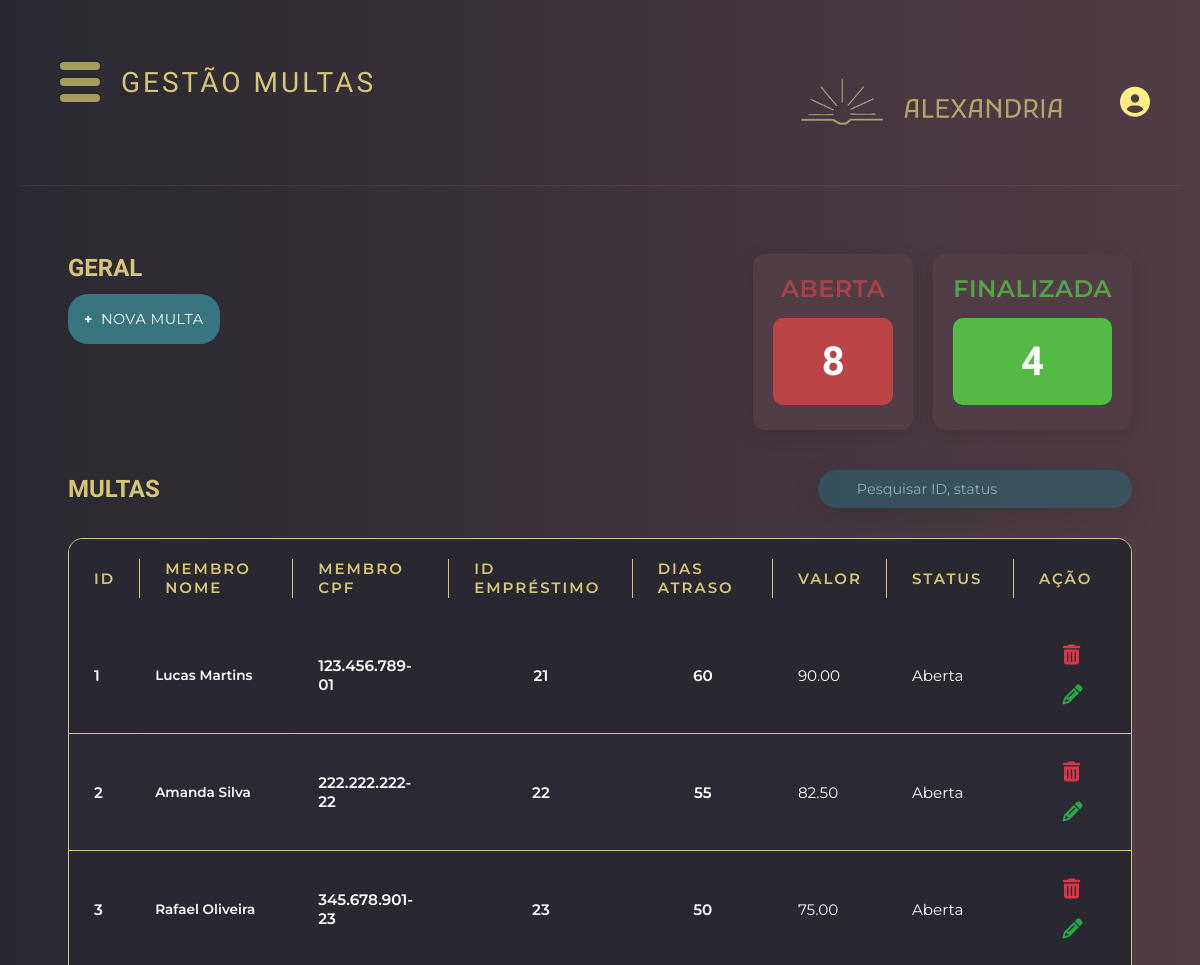
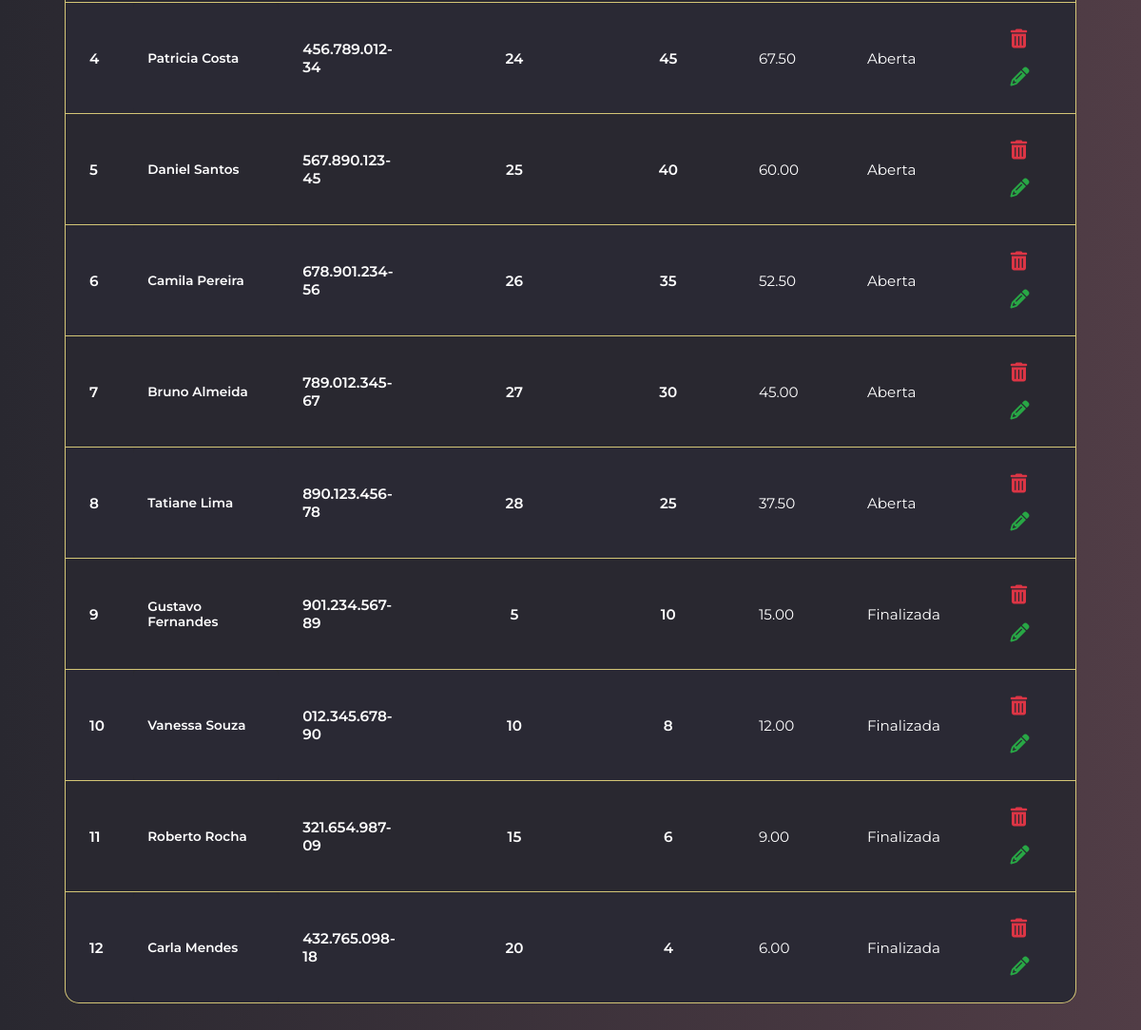
The page /template/gestao/multa-gestao.php (signed in) on the database its author committed (2 pictures, top to bottom).
### tables this page shows
CREATE TABLE MULTA ( 
 pk_mul INT PRIMARY KEY auto_increment,
 mul_valor DECIMAL(10,2),
 mul_qtdDias INT,
 mul_status ENUM('Aberta', 'Finalizada'),
 fk_mem INT not null,
 fk_emp INT not null,
 FOREIGN KEY(fk_mem) references MEMBRO(pk_mem) on delete restrict on update cascade,
 FOREIGN KEY(fk_emp) references EMPRESTIMO(pk_emp) on delete restrict on update cascade
);

CREATE TABLE MEMBRO (
 pk_mem INT PRIMARY KEY auto_increment,
 mem_nome VARCHAR(250) not null,
 mem_cpf VARCHAR(14) unique not null,
 mem_senha VARCHAR(250) not null,
 mem_email VARCHAR(250),
 mem_telefone VARCHAR(16),
 mem_dataCriacao TIMESTAMP DEFAULT CURRENT_TIMESTAMP,
 mem_status ENUM('Ativo', 'Suspenso')
 );

### geral.php (called while the page is built, shortened)
<?php
function conectaBd() {
    $conexao = conectarBanco();
    return $conexao;
}
function listar($tabela) {
    $conexao = conectaBd();
    $stmt = $conexao->prepare("SELECT * FROM $tabela");
    $stmt->execute();
    $variavel = $stmt->fetchAll();
    return $variavel;
}
function contarTotalCondicional($tabela, $condicao) {
    $conexao = conectaBd();
    $stmt = $conexao->prepare("SELECT COUNT(*) AS total FROM $tabela WHERE $condicao");
    $stmt->execute();
    $variavel = $stmt->fetch(PDO::FETCH_ASSOC);
    return $variavel;
}
function selecionarPorId($tabela, $id, $chavePrimaria) {
    $conexao = conectaBd();
    $stmt = $conexao-> prepare("SELECT * FROM $tabela WHERE $chavePrimaria = :id");
    $stmt-> bindParam(":id", $id, PDO::PARAM_INT);
    $stmt-> execute();
    $variavel = $stmt-> fetch(PDO::FETCH_ASSOC);
    return $variavel;
}
?>

### template/gestao/multa-gestao.php (the view, shortened to what this page needs)
<?php
require_once "../../geral.php";
$qtdMultaAberta = contarTotalCondicional('multa', "mul_status = 'Aberta'");
$qtdMultaFinalizada = contarTotalCondicional('multa', "mul_status = 'Finalizada'");
include '../header.php';
?>
<main class="main-content">
    <div class="top-section">
        <div class="actions-section">
            <h2>GERAL</h2>
            <button class="action-btn" onclick="abrePopup('popupCadastroMulta')"><span class="plus-icon">+</span>NOVA MULTA</button>
        </div>
        <div class="stats-section">
            <div class="stat-card">
                <div class="stat-title stat-title-atrasado">ABERTA</div>
                <div class="stat-number stat-number-atrasado"><?= $qtdMultaAberta['total'] ?></div>
            </div>
            <div class="stat-card">
                <div class="stat-title stat-title-no-prazo">FINALIZADA</div>
                <div class="stat-number stat-number-no-prazo"><?= $qtdMultaFinalizada['total'] ?></div>
            </div>
        </div>
    </div>
    <div class="search-section">
        <h2>MULTAS</h2>
        <div class='search-section__barra'>
            <input type="text" class="search-input" id="pesquisaInput" size="26";
                   placeholder="Pesquisar ID, status" oninput="pesquisarDadoTabela('multa')">
        </div>
    </div>
    <div class='titleliv'>
        <div class="tabela" id="container-tabela">
            <div class="tisch">
                <?php include 'tabelas.php'; ?>
            </div>
        </div>
    </div>
</main>
</body>
</html>

### template/gestao/tabelas.php (shortened to what this page needs)
<?php
require_once "../../geral.php";
$tabela = $_GET['tabela'] ?? $_SESSION['tabela'] ?? null;
$termoBusca = $_GET['termo'] ?? '';
$mensagem = !empty($termoBusca)
    ? "Não foi possível encontrar $tabela para a pesquisa \"" . htmlspecialchars($termoBusca) . "\""
    : "Não foi possível encontrar $tabela";
switch($tabela) {
    case 'multa':
        $dados = !empty($termoBusca)
            ? retornoPesquisa($termoBusca, $tabela, 'pk_mul', 'mul_status', '')
            : listar('multa');
        break;
}
?>
<?php if($tabela === 'membro'): ?>
<table>
    <thead>
        <tr>
            <th>ID</th>
            <th>Nome</th>
            <th>CPF</th>
            <th>Telefone</th>
            <th>E-mail</th>
            <th>Status</th>
            <th>Ação</th>
        </tr>
    </thead>
    <tbody id="tabela-body">
        <?php
        if (!empty($dados)):
            foreach ($dados as $dado):
        ?>
            <tr>
                <td><?= htmlspecialchars($dado["pk_mem"]) ?></td>
                <td><?= htmlspecialchars($dado["mem_nome"]) ?></td>
                <td><?= htmlspecialchars($dado["mem_cpf"]) ?></td>
                <td><?= htmlspecialchars($dado["mem_telefone"]) ?></td>
                <td><?= htmlspecialchars($dado["mem_email"]) ?></td>
                <td><?= htmlspecialchars($dado["mem_status"]) ?></td>
                <td>
                    <button style="background: none; border: none; padding: 0; cursor: pointer;"
                            onclick="confirmarExclusao('membro-gestao.php', 'excluir_membro', <?= $dado['pk_mem'] ?>, 'Tem certeza que deseja excluir este membro?')">
                        <i class='fas fa-trash-alt' style="font-size: 20px; color: #a69c60; margin-right: 7px;"></i>
                    </button>
                    <button onclick="location.href='?id=<?= $dado['pk_mem'] ?>#editarMembro'"
                            style="background: none; border: none; padding: 0; cursor: pointer;">
                        <i class="fas fa-pencil-alt" style="font-size: 20px; color: #a69c60; margin-right: 7px;"></i>
                    </button>
                    <a href="../../historicoPdf.php?id_mem=<?= $dado['pk_mem'] ?>" target="_blank"
                       style="text-decoration: none; cursor: pointer;">
                        <i class="fas fa-file-pdf" title="Gerar Relatório em PDF" style="font-size: 20px; color: #a69c60;"></i>
                    </a>
                </td>
            </tr>
        <?php
            endforeach;
        else:
            echo "<tr><td colspan='8' class='text-center'><i class='fas fa-search'></i> $mensagem</td></tr>";
        endif;
        ?>
    </tbody>
</table>
<?php elseif($tabela === 'multa'): ?>
<table>
    <thead>
        <tr>
            <th>ID</th>
            <th>Membro Nome</th>
            <th>Membro CPF</th>
            <th>ID Empréstimo</th>
            <th>Dias Atraso</th>
            <th>Valor</th>
            <th>Status</th>
            <th>Ação</th>
        </tr>
    </thead>
    <tbody id="tabela-body">
        <?php
            if(!empty($dados)):
                foreach ($dados as $dado):
                    $membro = selecionarPorId('membro', $dado['fk_mem'], 'pk_mem');
        ?>
                    <tr>
                        <td><?= htmlspecialchars($dado["pk_mul"]) ?></td>
                        <td><?= htmlspecialchars($membro["mem_nome"]) ?></td>
                        <td><?= htmlspecialchars($membro["mem_cpf"]) ?></td>
                        <td><?= htmlspecialchars($dado["fk_emp"]) ?></td>
                        <td><?= htmlspecialchars($dado["mul_qtdDias"]) ?></td>
                        <td><?= htmlspecialchars($dado["mul_valor"])?></td>
                        <td><?= htmlspecialchars($dado["mul_status"]) ?></td>
                        <td>
                            <button style="background: none; border: none; padding: 0; cursor: pointer;"
                                    onclick="confirmarExclusao('multa-gestao.php', 'excluir_multa', <?= $dado['pk_mul'] ?>, 'Tem certeza que deseja excluir este registro de multa?')">
                                <i class='fas fa-trash-alt' style="font-size: 20px; color: #a69c60; margin-right: 7px;"></i>
                            </button>
                            <button onclick="location.href='?id=<?= $dado['pk_mul'] ?>#editarMulta'"
                                    style="background: none; border: none; padding: 0; cursor: pointer;">
                                    <i class="fas fa-pencil-alt" style="font-size: 20px; color: #a69c60;"></i>
                            </button>
                        </td>
                    </tr>
        <?php
                endforeach;
            else: echo "<tr><td colspan='8' class='text-center'><i class='fas fa-search'></i>$mensagem</td></tr>";
            endif;
        ?>
    </tbody>
</table>
<?php endif; ?>

### static/css/header.css (style rules this page uses)
:root { --cor-primaria: rgb(41, 40, 48); --cor-secundaria: rgb(81, 61, 70); --cor-titulo-1: #FFEE87CC; --cor-titulo-2: #C4E9EC99; --cor-titulo-2-contraste: #23767E; --cor-titulo-2-contraste-60: #23767E99; --cor-texto: #FFF; }
* { margin: 0; padding: 0; box-sizing: border-box; }
body { background: linear-gradient(to right, var(--cor-primaria), var(--cor-secundaria)); min-height: 100vh; font-family: 'Montserrat', sans-serif; color: var(--cor-titulo-1); overflow-x: hidden; }
h1, h2, h3 { font-family: 'Krona One', 'sans-serif'; }
body { background-color: #121212; font-family: Arial, sans-serif; color: white; }
body { background-color: #1a1a1a; font-family: Arial, sans-serif; }

### static/css/dashboard.css (style rules this page uses)
:root { --cor-primaria: rgb(41, 40, 48); --cor-secundaria: rgb(81, 61, 70); --cor-titulo-1: #FFEE87CC; --cor-titulo-2: #C4E9EC99; --cor-titulo-2-contraste: #23767E; --cor-titulo-2-contraste-60: #23767E99; --cor-texto: #FFF; }
* { margin: 0; padding: 0; box-sizing: border-box; }
body { font-family: 'Segoe UI', Tahoma, Geneva, Verdana, sans-serif; background: linear-gradient(to right, rgb(41, 40, 48), rgb(81, 61, 70)); min-height: 100vh; padding: 20px; }
.stat-card { background: var(--cor-secundaria); padding: 20px; border-radius: 12px; text-align: center; box-shadow: 0 4px 20px rgba(0, 0, 0, 0.1); }
.stat-number { font-size: 2.5em; font-weight: bold; color: white; margin-bottom: 5px; }

### rows shown on the page
multa: pk_mul "1", fk_mem.mem_nome "Lucas Martins", fk_mem.mem_cpf "123.456.789-01", fk_emp "21", mul_qtdDias "60", mul_valor "90.00", mul_status "Aberta"
multa: pk_mul "2", fk_mem.mem_nome "Amanda Silva", fk_mem.mem_cpf "222.222.222-22", fk_emp "22", mul_qtdDias "55", mul_valor "82.50", mul_status "Aberta"
multa: pk_mul "3", fk_mem.mem_nome "Rafael Oliveira", fk_mem.mem_cpf "345.678.901-23", fk_emp "23", mul_qtdDias "50", mul_valor "75.00", mul_status "Aberta"
multa: pk_mul "4", fk_mem.mem_nome "Patricia Costa", fk_mem.mem_cpf "456.789.012-34", fk_emp "24", mul_qtdDias "45", mul_valor "67.50", mul_status "Aberta"
multa: pk_mul "5", fk_mem.mem_nome "Daniel Santos", fk_mem.mem_cpf "567.890.123-45", fk_emp "25", mul_qtdDias "40", mul_valor "60.00", mul_status "Aberta"
multa: pk_mul "6", fk_mem.mem_nome "Camila Pereira", fk_mem.mem_cpf "678.901.234-56", fk_emp "26", mul_qtdDias "35", mul_valor "52.50", mul_status "Aberta"
multa: pk_mul "7", fk_mem.mem_nome "Bruno Almeida", fk_mem.mem_cpf "789.012.345-67", fk_emp "27", mul_qtdDias "30", mul_valor "45.00", mul_status "Aberta"
multa: pk_mul "8", fk_mem.mem_nome "Tatiane Lima", fk_mem.mem_cpf "890.123.456-78", fk_emp "28", mul_qtdDias "25", mul_valor "37.50", mul_status "Aberta"
multa: pk_mul "9", fk_mem.mem_nome "Gustavo Fernandes", fk_mem.mem_cpf "901.234.567-89", fk_emp "5", mul_qtdDias "10", mul_valor "15.00", mul_status "Finalizada"
multa: pk_mul "10", fk_mem.mem_nome "Vanessa Souza", fk_mem.mem_cpf "012.345.678-90", fk_emp "10", mul_qtdDias "8", mul_valor "12.00", mul_status "Finalizada"
multa: pk_mul "11", fk_mem.mem_nome "Roberto Rocha", fk_mem.mem_cpf "321.654.987-09", fk_emp "15", mul_qtdDias "6", mul_valor "9.00", mul_status "Finalizada"
multa: pk_mul "12", fk_mem.mem_nome "Carla Mendes", fk_mem.mem_cpf "432.765.098-18", fk_emp "20", mul_qtdDias "4", mul_valor "6.00", mul_status "Finalizada"

### other values the page prints
$tituloH1 "GESTÃO MULTAS"
$qtdMultaAberta['total'] "8"
$qtdMultaFinalizada['total'] "4"
